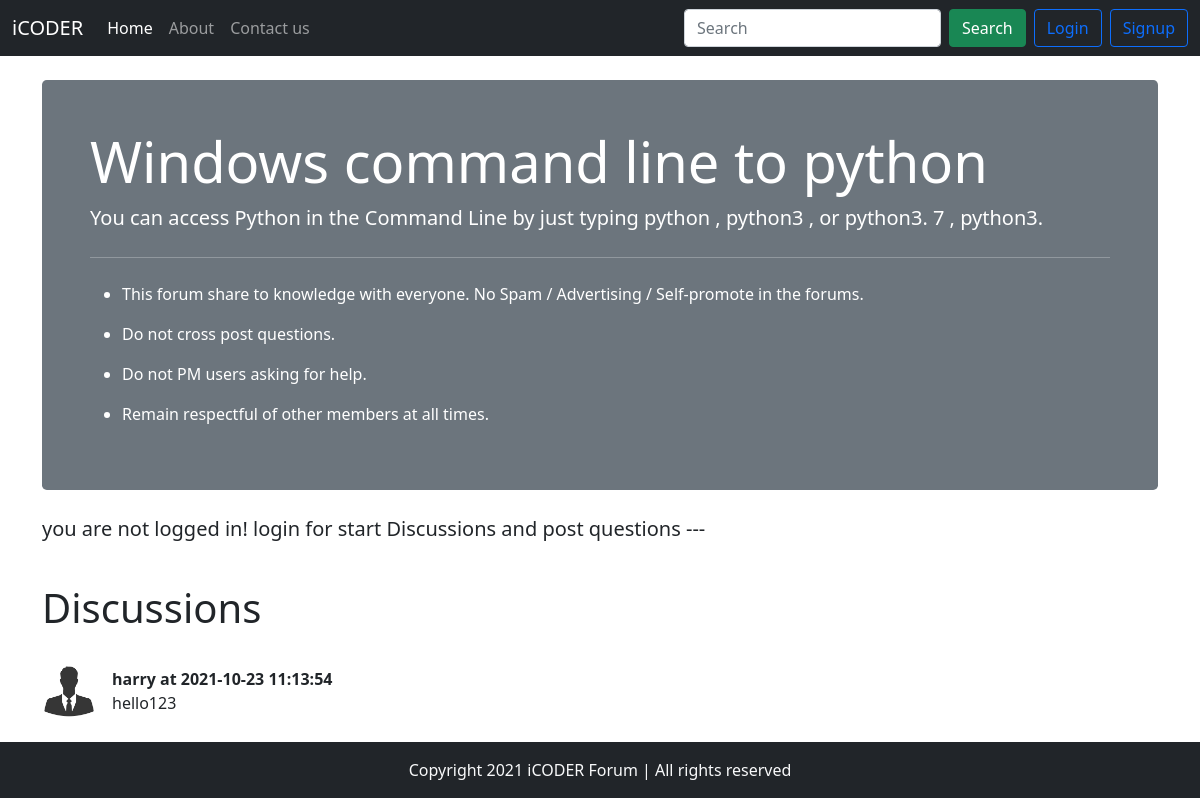
Screenshot of /threads.php?thread_id=1 with the database file from the repository.
### tables this page shows
CREATE TABLE `threads` (
  `id` int(255) NOT NULL,
  `title` varchar(255) NOT NULL,
  `description` text NOT NULL,
  `cat_id` varchar(255) NOT NULL,
  `user_id` int(255) NOT NULL,
  `time` datetime NOT NULL DEFAULT current_timestamp()
);

CREATE TABLE `comment` (
  `comment_id` int(255) NOT NULL,
  `comment_content` text NOT NULL,
  `thread_id` int(255) NOT NULL,
  `comment_by` varchar(255) NOT NULL,
  `comment_time` datetime NOT NULL DEFAULT current_timestamp()
);

CREATE TABLE `users` (
  `uid` int(255) NOT NULL,
  `username` varchar(255) NOT NULL,
  `email` varchar(25) NOT NULL,
  `pass` text NOT NULL,
  `cpass` varchar(255) NOT NULL,
  `time` datetime NOT NULL DEFAULT current_timestamp()
);

### threads.php (the view, shortened to what this page needs)
<!DOCTYPE html>
<html lang="en">
<head>
</head>
<body>
    <?php include  "partials/header.php" ; ?>
    <?php include  "partials/connection.php" ; ?>
    <?php include  "partials/link.php" ; ?>
    <?php
    $id=$_GET['thread_id'];
   $selectquery = "select * from threads where id=$id";
   $query = mysqli_query($con,$selectquery);
   while($row = mysqli_fetch_assoc($query)){
             $title =$row['title'];
       $description =$row['description'];
   }
   ?>
    <div class="container my-4">
        <div class="jumbotron">
            <div class="w-auto h-70 p-5 text-white bg-secondary rounded-3">
                <h1 class="display-4"> <?php echo $title; ?> </h1>
                <p class="lead"><?php echo $description; ?></p>
                <hr class="my-4">
                <ul>
                    <li>
                        <p>This forum share to knowledge with everyone. No Spam / Advertising / Self-promote in the
                            forums.
                        </p>
                    </li>
                    <li>
                        <p> Do not cross post questions. </p>
                    </li>
                    <li>
                        <p> Do not PM users asking for help. </p>
                    </li>
                    <li>
                        <p> Remain respectful of other members at all times.</p>
                    </li>
                </ul>
            </div>
        </div>
    </div>
    <?php
if(isset($_SESSION['loggedin']) && $_SESSION['loggedin']==true){
  echo'<div class="container">
        <h1>Post the comments</h1>
        <form action="'.$_SERVER['REQUEST_URI'] .'" method="POST">
            <div class="mb-3">
                <small>type ypur comment</small>
                <label for="comment" class="form-label"></label>
                <textarea class="form-control" name="comment" id="comment" rows="3" required></textarea>
                <input type="hidden" name="uid" value=" '. $_SESSION['uid'] .' ">
            </div>
            <button type="submit" name="submit" class="btn btn-success">Post comment </button>
    </div>
    </form>';
}
else {
    echo'
    <div class="container">
    <p class="lead">
      you are not logged in! login for start Discussions and post questions ---
  </p>
  </div>';
   }
?>
    <br>
    <div class="container">
        <h1>Discussions</h1>
        <br>
        <?php
    $id=$_GET['thread_id'];
   $selectquery = "select * from comment where thread_id=$id";
   $query = mysqli_query($con,$selectquery);
   while($row = mysqli_fetch_array($query)){
    $comment_content =$row['comment_content'];
    $comment_user_id=$row['comment_by'];
    $time=$row['comment_time'];
    $sql = "select username from users where uid ='$comment_user_id'" ;
    $result = mysqli_query($con,$sql);
    $row_email = mysqli_fetch_array($result);
    $username = $row_email['username'];
   echo'    <div class="d-flex align-items-center">
            <div class="flex-shrink-0">
                <img src="images/default.jpg" width="54px" class="mr-3" alt="user">
            </div>
            <div class="flex-grow-1 ms-3">
            <p class="fw-bold my-0">'.$username.' at '.$time.'</p>
    '.$comment_content.'
    </div>
    </div>
    <br>';
    }
    ?>
    </div>
    <?php include  "partials/footer.php" ; ?>
</body>
</html>

### rows the page displays
threads: title "Windows command line to python", description "You can access Python in the Command Line by just typing python , python3 , or python3. 7 , python3."
comment: users.username "harry", comment_time "2021-10-23 11:13:54", comment_content "hello123"
